Frame 1 (no input): blank canvas, image omitted
Frame 60 (the mouse pressed at the canvas centre just before this capture): blank canvas, image omitted
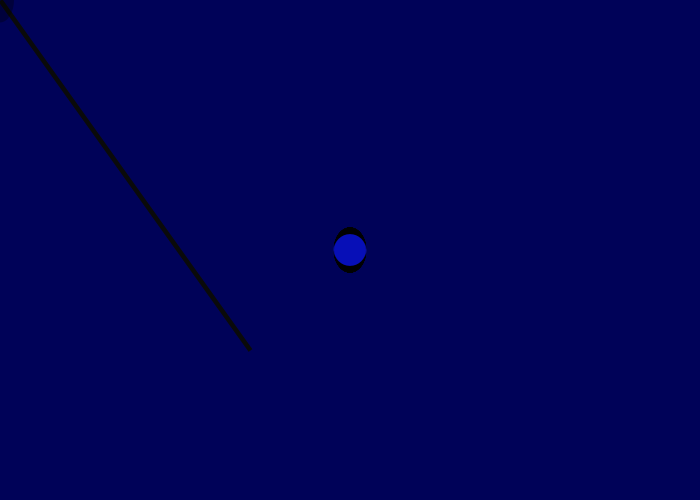
Frame 120 (the mouse held since frame 60 and released just before this capture)

The Processing sketch whose frames 1 and 60 were blank and that drew this single picture after the mouse press (run headless with seeded random() and noise(); from frame 60 on, the mouse is pressed at the canvas centre):

// Processing sketch: processing_161575
// ── processing_161575.pde

void setup(){
  size(700,500);
  background(600);
 smooth(1);
  frameRate(100);
}
 
void draw(){
 float r = random(25,33.2);
 if (mousePressed){
 stroke(10);
 strokeWeight(random(1,10));
strokeCap(SQUARE);
  line(mouseY,mouseX,pmouseY,pmouseX); 
  noStroke();
fill(10,20,250);
  ellipse(mouseX,mouseY,r,r); 
  fill(1,random(20,255));
   ellipse(pmouseX,pmouseY,r,45);
   
}
 
}
 
 
 
void keyPressed(){
   if(key=='s'){
      saveImage();
 }
   if(key=='z'){
  background(255);
}
   if(key=='b'){
filter(BLUR);
}
}
   
 void saveImage() {
  String fileName = timeStamp()+".tiff";
  PImage imageSave = get(0,0,width,height);
  imageSave.save(fileName);
}
 
String timeStamp() {
 String timestamp = year()+"_"+month()+"_"+day()+"_"+minute()+"_"+second()+"_"+millis();
 return timestamp;
}
